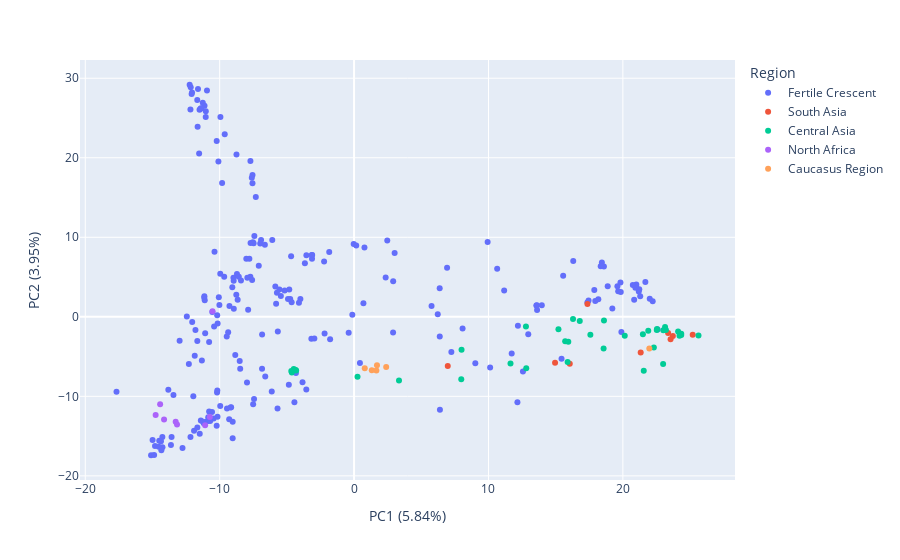

Notebook code cell kept with this figure:
### Code cell
fig = px.scatter(pc_df, x='PC1', y='PC2', color='Region')
fig.update_xaxes(title_text='PC1 (%s%%)' % pc1_ex)
fig.update_yaxes(title_text='PC2 (%s%%)' % pc2_ex)
fig.show()

### Figure 1 — Plotly figure (JSON) as saved in the notebook; plotly's stock layout.template omitted (floating-point values rounded to 4 significant figures; data arrays with more than 128 entries replaced by an {"elided": "..."} marker saying what was removed)
{"data": [{"hovertemplate": "Region=Fertile Crescent<br>PC1=%{x}<br>PC2=%{y}<extra></extra>", "legendgroup": "Fertile Crescent", "marker": {"color": "#636efa", "symbol": "circle"}, "mode": "markers", "name": "Fertile Crescent", "orientation": "v", "showlegend": true, "type": "scatter", "x": {"elided": "225 float values"}, "xaxis": "x", "y": {"elided": "225 float values"}, "yaxis": "y"}, {"hovertemplate": "Region=South Asia<br>PC1=%{x}<br>PC2=%{y}<extra></extra>", "legendgroup": "South Asia", "marker": {"color": "#EF553B", "symbol": "circle"}, "mode": "markers", "name": "South Asia", "orientation": "v", "showlegend": true, "type": "scatter", "x": [17.37, 23.37, 23.72, 23.55, 16.05, 21.33, 14.95, 6.971, 25.2], "xaxis": "x", "y": [1.626, -2.048, -2.414, -2.81, -5.909, -4.491, -5.767, -6.189, -2.245], "yaxis": "y"}, {"hovertemplate": "Region=Central Asia<br>PC1=%{x}<br>PC2=%{y}<extra></extra>", "legendgroup": "Central Asia", "marker": {"color": "#00cc96", "symbol": "circle"}, "mode": "markers", "name": "Central Asia", "orientation": "v", "showlegend": true, "type": "scatter", "x": [21.89, 3.344, -4.347, -4.31, 25.63, 12.79, 16.29, 16.79, -4.486, 15.71, 22.54, 20.14, 15.21, 15.94, 23.14, 12.81, 11.64, -4.63, 15.89, 21.55, 23.21, 24.34, 23.01, 22.3, 17.58, 0.2576, 7.977, 18.57, 22.99, 22.52, 24.34, -4.668, 21.49, 7.997, 18.59, 24.21, 24.11], "xaxis": "x", "y": [-1.749, -7.998, -6.703, -6.74, -2.336, -1.212, -0.2739, -0.5132, -6.567, -3.086, -1.538, -2.373, -1.561, -3.14, -1.272, -6.454, -5.865, -7.017, -5.674, -6.788, -1.646, -2.282, -1.704, -3.847, -2.253, -7.531, -7.855, -3.988, -5.94, -1.647, -2.144, -6.82, -2.187, -4.13, -0.4503, -2.393, -1.856], "yaxis": "y"}, {"hovertemplate": "Region=North Africa<br>PC1=%{x}<br>PC2=%{y}<extra></extra>", "legendgroup": "North Africa", "marker": {"color": "#ab63fa", "symbol": "circle"}, "mode": "markers", "name": "North Africa", "orientation": "v", "showlegend": true, "type": "scatter", "x": [-14.76, -13.27, -14.14, -13.17, -10.53, -11.08, -10.73, -14.43], "xaxis": "x", "y": [-12.33, -13.18, -12.93, -13.53, 0.714, -13.63, -12.6, -11.0], "yaxis": "y"}, {"hovertemplate": "Region=Caucasus Region<br>PC1=%{x}<br>PC2=%{y}<extra></extra>", "legendgroup": "Caucasus Region", "marker": {"color": "#FFA15A", "symbol": "circle"}, "mode": "markers", "name": "Caucasus Region", "orientation": "v", "showlegend": true, "type": "scatter", "x": [1.661, 1.319, 1.705, 0.7955, 2.39, 21.97], "xaxis": "x", "y": [-6.755, -6.734, -6.085, -6.455, -6.305, -3.987], "yaxis": "y"}], "layout": {"autosize": true, "legend": {"title": {"text": "Region"}, "tracegroupgap": 0}, "margin": {"t": 60}, "xaxis": {"anchor": "y", "autorange": true, "domain": [0, 1], "range": [-20.43, 28.38], "title": {"text": "PC1 (5.84%)"}, "type": "linear"}, "yaxis": {"anchor": "x", "autorange": true, "domain": [0, 1], "range": [-21.02, 32.79], "title": {"text": "PC2 (3.95%)"}, "type": "linear"}}}
